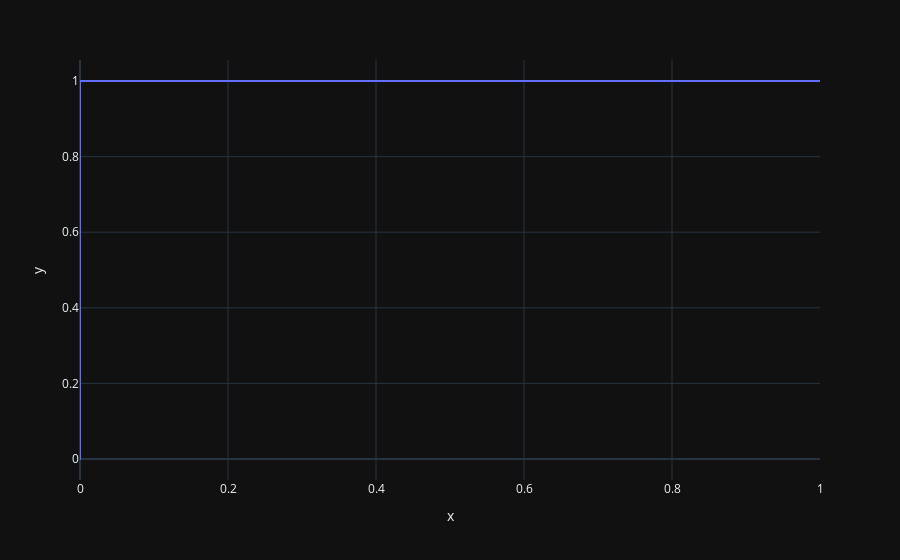

The code cell stored with this chart in its notebook:
### Code cell
px.line(x=fpr, y=tpr).show()

### Figure 1 — Plotly figure (JSON) as saved in the notebook; plotly's stock layout.template omitted (floating-point values rounded to 4 significant figures; data arrays with more than 128 entries replaced by an {"elided": "..."} marker saying what was removed)
{"data": [{"hovertemplate": "x=%{x}<br>y=%{y}<extra></extra>", "legendgroup": "", "line": {"color": "#636efa", "dash": "solid"}, "marker": {"symbol": "circle"}, "mode": "lines", "name": "", "showlegend": false, "x": {"elided": "1626 float values"}, "xaxis": "x", "y": {"elided": "1626 float values"}, "yaxis": "y", "type": "scattergl"}], "layout": {"xaxis": {"anchor": "y", "domain": [0.0, 1.0], "title": {"text": "x"}}, "yaxis": {"anchor": "x", "domain": [0.0, 1.0], "title": {"text": "y"}}, "legend": {"tracegroupgap": 0}, "margin": {"t": 60}}}
